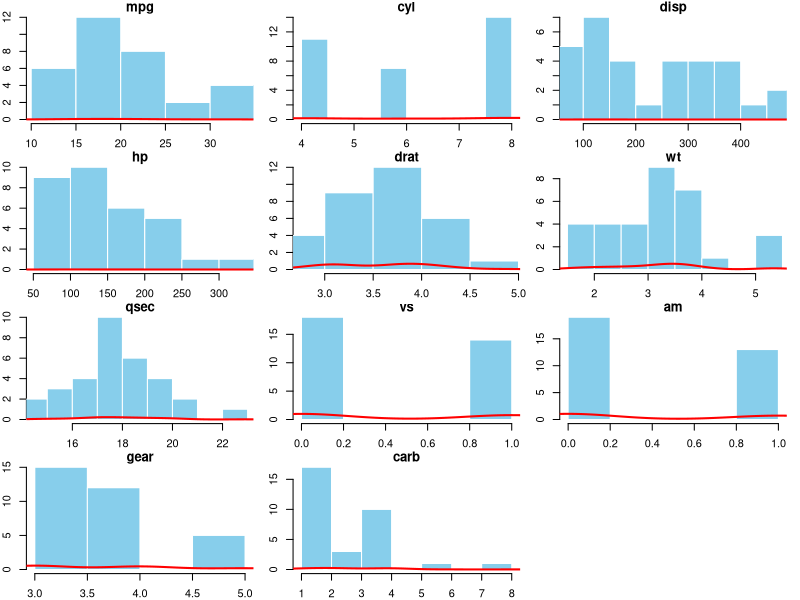

Write R code to recreate this figure.
# Load the mtcars dataset
data(mtcars)

#a) What is the total number of observations and variables in the dataset? 
  total_observations <- nrow(mtcars)
  total_variables <- ncol(mtcars)
  cat("Total number of observations:", total_observations, "\n")
  cat("Total number of variables:", total_variables, "\n\n")

  #b) Find the car with the largest hp and the least hp using suitable functions 
  car_max_hp <- mtcars[which.max(mtcars$hp), "hp"]
  car_min_hp <- mtcars[which.min(mtcars$hp), "hp"]
  cat("Car with the largest hp:", car_max_hp, "\n")
  cat("Car with the least hp:", car_min_hp, "\n\n")
#c) Plot histogram / density for each variable and determine whether continuous variables are normally distributed or not. If not, what is their skewness? 
  par(mfrow=c(4, 3), mar=c(2, 2, 1, 1))
  for (i in 1:total_variables) {
    hist(mtcars[,i], main=names(mtcars)[i], col="skyblue", border="white",
         xlab="", ylab="", xlim=c(min(mtcars[,i]), max(mtcars[,i])))
  lines(density(mtcars[,i]), col="red", lwd=2)
  }

#d) What is the average difference of gross horse power(hp) between automobiles with 3 and 4 number of cylinders(cyl)? Also determine the difference in their standard deviations. 
  hp_diff_3_vs_4 <- mean(mtcars[mtcars$cyl == 3, "hp"]) - mean(mtcars[mtcars$cyl == 4, "hp"])
  sd_diff_3_vs_4 <- sd(mtcars[mtcars$cyl == 3, "hp"]) - sd(mtcars[mtcars$cyl == 4, "hp"])
  cat("Average difference of hp between 3 and 4 cylinders:", hp_diff_3_vs_4, "\n")
  cat("Difference in their standard deviations:", sd_diff_3_vs_4, "\n\n")
  
#e) Which pair of variables has the highest Pearson correlation?
    cor_matrix <- cor(mtcars)
    cor_max <- which(cor_matrix == max(cor_matrix[upper.tri(cor_matrix)], na.rm = TRUE),
                     arr.ind= TRUE)
    var1 <- rownames(cor_matrix)[cor_max[1,1]]
    var2 <- colnames(cor_matrix)[cor_max[1,2]]
    correlation <- cor_matrix[cor_max]
    cat("Pair of variables with the highest Pearson correlation:", var1, "and", var2, "\n")
    cat("Correlation coefficient:", correlation, "\n")
  
